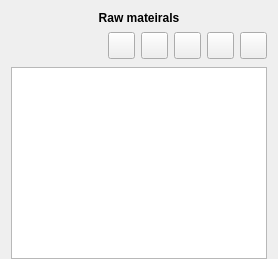
          <widget class="QWidget" name="tab_3">
           <property name="styleSheet">
            <string notr="true">#tab_3{
border-radius: 6px;
}</string>
           </property>
           <attribute name="title">
            <string/>
           </attribute>
           <attribute name="toolTip">
            <string>Raw materials</string>
           </attribute>
           <layout class="QGridLayout" name="gridLayout_15">
            <property name="bottomMargin">
             <number>0</number>
            </property>
            <item row="0" column="0">
             <widget class="QLabel" name="rm_label">
              <property name="font">
               <font>
                <weight>75</weight>
                <italic>false</italic>
                <bold>true</bold>
               </font>
              </property>
              <property name="text">
               <string>Raw mateirals</string>
              </property>
              <property name="alignment">
               <set>Qt::AlignCenter</set>
              </property>
             </widget>
            </item>
            <item row="1" column="0">
             <layout class="QGridLayout" name="gridLayout_11">
              <item row="0" column="0">
               <widget class="QLabel" name="raw_materials_count">
                <property name="font">
                 <font>
                  <italic>false</italic>
                 </font>
                </property>
                <property name="text">
                 <string/>
                </property>
                <property name="alignment">
                 <set>Qt::AlignCenter</set>
                </property>
               </widget>
              </item>
              <item row="0" column="5">
               <widget class="QPushButton" name="edit_rm">
                <property name="minimumSize">
                 <size>
                  <width>27</width>
                  <height>27</height>
                 </size>
                </property>
                <property name="maximumSize">
                 <size>
                  <width>27</width>
                  <height>27</height>
                 </size>
                </property>
                <property name="text">
                 <string/>
                </property>
                <property name="iconSize">
                 <size>
                  <width>20</width>
                  <height>20</height>
                 </size>
                </property>
               </widget>
              </item>
              <item row="0" column="3">
               <widget class="QPushButton" name="add_rm_input">
                <property name="minimumSize">
                 <size>
                  <width>27</width>
                  <height>27</height>
                 </size>
                </property>
                <property name="maximumSize">
                 <size>
                  <width>27</width>
                  <height>27</height>
                 </size>
                </property>
                <property name="text">
                 <string/>
                </property>
                <property name="iconSize">
                 <size>
                  <width>20</width>
                  <height>20</height>
                 </size>
                </property>
               </widget>
              </item>
              <item row="0" column="4">
               <widget class="QPushButton" name="add_rm_output">
                <property name="minimumSize">
                 <size>
                  <width>27</width>
                  <height>27</height>
                 </size>
                </property>
                <property name="maximumSize">
                 <size>
                  <width>27</width>
                  <height>27</height>
                 </size>
                </property>
                <property name="text">
                 <string/>
                </property>
                <property name="iconSize">
                 <size>
                  <width>20</width>
                  <height>20</height>
                 </size>
                </property>
               </widget>
              </item>
              <item row="0" column="7">
               <widget class="QPushButton" name="add_rm">
                <property name="minimumSize">
                 <size>
                  <width>27</width>
                  <height>27</height>
                 </size>
                </property>
                <property name="maximumSize">
                 <size>
                  <width>27</width>
                  <height>27</height>
                 </size>
                </property>
                <property name="font">
                 <font>
                  <family>Ubuntu</family>
                  <weight>75</weight>
                  <italic>false</italic>
                  <bold>true</bold>
                 </font>
                </property>
                <property name="text">
                 <string/>
                </property>
                <property name="iconSize">
                 <size>
                  <width>20</width>
                  <height>20</height>
                 </size>
                </property>
               </widget>
              </item>
              <item row="0" column="6">
               <widget class="QPushButton" name="delete_rm">
                <property name="minimumSize">
                 <size>
                  <width>27</width>
                  <height>27</height>
                 </size>
                </property>
                <property name="maximumSize">
                 <size>
                  <width>27</width>
                  <height>27</height>
                 </size>
                </property>
                <property name="text">
                 <string/>
                </property>
                <property name="iconSize">
                 <size>
                  <width>20</width>
                  <height>20</height>
                 </size>
                </property>
               </widget>
              </item>
              <item row="1" column="0" colspan="8">
               <widget class="QListWidget" name="rm_list">
                <property name="font">
                 <font>
                  <family>Ubuntu</family>
                  <weight>75</weight>
                  <italic>false</italic>
                  <bold>true</bold>
                 </font>
                </property>
                <property name="verticalScrollMode">
                 <enum>QAbstractItemView::ScrollPerPixel</enum>
                </property>
                <property name="horizontalScrollMode">
                 <enum>QAbstractItemView::ScrollPerPixel</enum>
                </property>
                <property name="spacing">
                 <number>6</number>
                </property>
                <property name="sortingEnabled">
                 <bool>true</bool>
                </property>
               </widget>
              </item>
              <item row="0" column="1">
               <widget class="QLabel" name="rm_loading_label">
                <property name="minimumSize">
                 <size>
                  <width>40</width>
                  <height>30</height>
                 </size>
                </property>
                <property name="maximumSize">
                 <size>
                  <width>40</width>
                  <height>30</height>
                 </size>
                </property>
                <property name="text">
                 <string/>
                </property>
               </widget>
              </item>
             </layout>
            </item>
           </layout>
          </widget>
